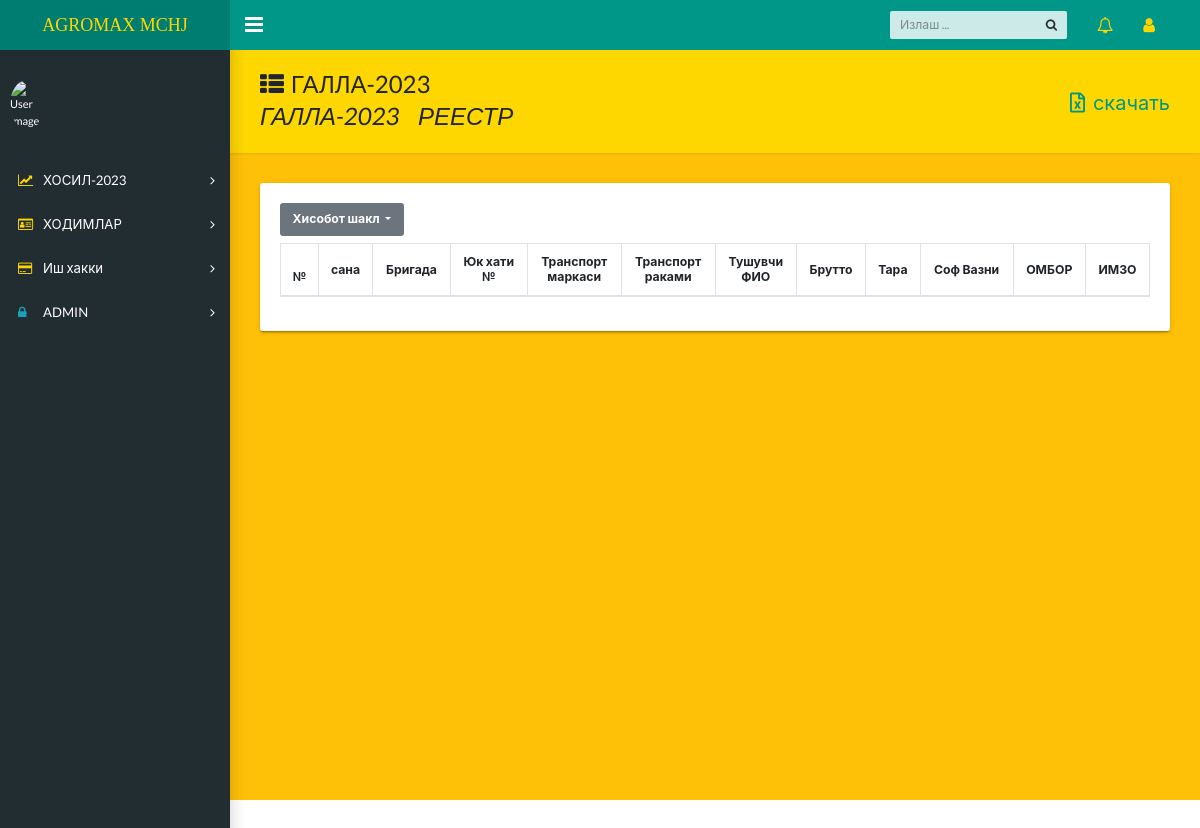
Page /way/ on the earlier database version.
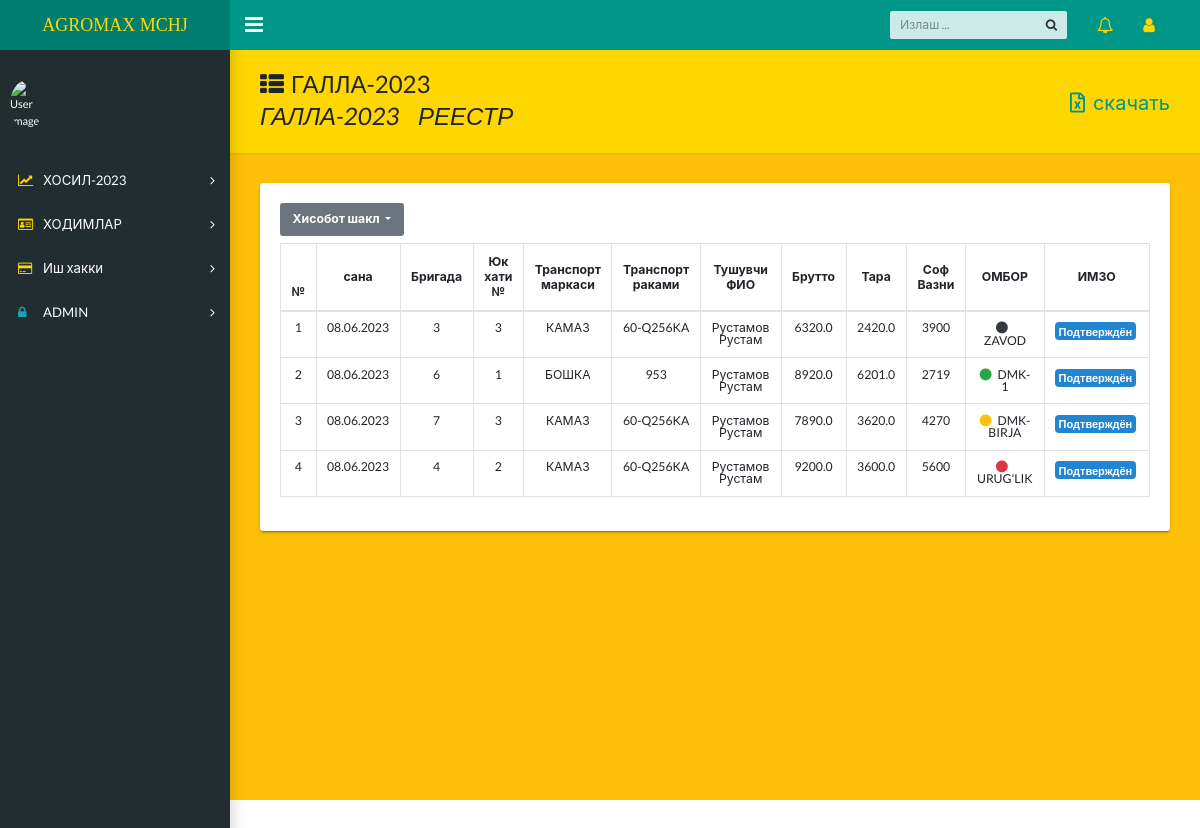
Same page on the later database version.
### homes/models.py (models this page shows, shortened)
class Galla(models.Model):
    sender=models.ForeignKey(User,on_delete=models.CASCADE,null=True,blank=True)
    date=models.DateField()
    brigada=models.ForeignKey('GBrigada',on_delete=models.PROTECT)
    ombor=models.ForeignKey("OmborG",on_delete=models.CASCADE)
    yuk_num=models.CharField(max_length=3)
    tr_marka=models.CharField(max_length=20,choices=tr_marka)
    tr_num=models.CharField(max_length=20)
    tr_name=models.CharField(max_length=30)
    imzo=models.BooleanField(default=False)
    brutto=models.FloatField(null=True,blank=True)
    tara=models.FloatField(null=True,blank=True)
    sofVazn=models.IntegerField(blank=True,null=True,default=0)

### login/views.py (the view)
# urls.py: path('way/',way,name='way'),
def way(request):
    res=Galla.objects.filter(imzo=True).order_by('-id').values('date','brigada','brutto','tara','ombor__name','yuk_num','tr_num','tr_marka','tr_name','imzo','sofVazn')
    context={'res':res}
    return render(request,'homes/restr.html',context)

### templates/homes/restr.html (shortened to what this page needs)
{% extends 'homes/dashboard.html' %}
{% block content %}
<main class="app-content bg-warning">
    <div class="app-title" style="background-color: gold;">
      <div>
        <h1><i class="fa fa-th-list pr-2"></i>ГАЛЛА-2023
        <p>ГАЛЛА-2023&nbsp;&nbsp;&nbsp; РЕЕСТР</p>
      </div>
      <div style="float:right ; font-size: 15px;">
        <a href="../../media/xls/new.xlsx" download class="" style="font-size: 20px;"><i class="ui icon file excel outline " ></i>скачать</a>
      </div>
    </div>
    <div class="row" >
      <div class="col-md-12">
        <div class="tile" >
          <div class="tile-body">
            <div class="table-responsive">
                {% include 'homes/reestr-inc.html' %}
              </div>
          </div>
        </div>
      </div>
    </div>
  </main>
{% endblock %}

### templates/homes/reestr-inc.html
{% include 'homes/dropdown.html' %}
<table class="table table-bordered" style="line-height:12px ;">
    <thead class="text-center" style="font-weight:900 ; line-height: 15px;">
    <tr >
        <th>№</th>
        <th class="align-middle">сана</th>
        <th class="align-middle">Бригада</th>
        <th class="align-middle">Юк хати <br> №</th>
        <th class="align-middle">Транспорт <br> маркаси</th>
        <th class="align-middle">Транспорт <br> раками</th>
        <th class="align-middle">Тушувчи <br>ФИО</th>
        <th class="align-middle">Брутто</th>
        <th class="align-middle">Тара</th>
        <th scope="col"  class="align-middle">Соф Вазни</th>
        <th class="align-middle">ОМБОР</th>
        <th class="align-middle">ИМЗО</th>
    </tr>
    </thead>
    <tbody class="text-center">
    {% for i in res %}
    <tr>
        <td>{{forloop.counter}}</td>
        <td>{{i.date|date:"d.m.Y"}}</td>
        <td>{{i.brigada}}</td>
        <td>{{i.yuk_num}}</td>
        <td>{{i.tr_marka}}</td>
        <td>{{i.tr_num}}</td>
        <td>{{i.tr_name}}</td>
        <td>{{i.brutto|default_if_none:"0"}}</td>
        <td>{{i.tara|default_if_none:"0"}}</td>
        <td>{{i.sofVazn|default_if_none:"0"}}</td>
        {% if i.ombor__name == 'DMK-1' %}
        <td><i class="circle icon text-success pr-2 "></i>{{i.ombor__name}}</td>
        {% elif i.ombor__name == 'DMK-BIRJA'  %}
        <td><i class="circle icon text-warning pr-2 "></i>{{i.ombor__name}}</td>
        {% elif i.ombor__name == "URUG'LIK" %}
        <td><i class="circle icon text-danger pr-2 "></i>{{i.ombor__name}}</td>
        {% elif i.ombor__name == "ZAVOD" %}
        <td><i class="circle icon text-dark pr-2 "></i>{{i.ombor__name}}</td>
        {% endif %}
        {% if i.imzo %}
        <td class="text-center"><button class="ui primary button mini p-1">Подтверждён</button></td>
        {% else %}
        <td class="text-center"><button class="ui red button mini p-1">Ожидает</button></td>
        {% endif %}
    </tr>
    {% endfor %}
    </tbody>
  </table>

Differences in the rows shown:
added Galla: date "08.06.2023", brigada "3", yuk_num "3", tr_marka "КАМАЗ", tr_num "60-Q256KA", tr_name "Рустамов Рустам", brutto "6320.0", tara "2420.0", sofVazn "3900", ombor__name "ZAVOD"
added Galla: date "08.06.2023", brigada "6", yuk_num "1", tr_marka "БОШКА", tr_num "953", tr_name "Рустамов Рустам", brutto "8920.0", tara "6201.0", sofVazn "2719", ombor__name "DMK-1"
added Galla: date "08.06.2023", brigada "7", yuk_num "3", tr_marka "КАМАЗ", tr_num "60-Q256KA", tr_name "Рустамов Рустам", brutto "7890.0", tara "3620.0", sofVazn "4270", ombor__name "DMK-BIRJA"
added Galla: date "08.06.2023", brigada "4", yuk_num "2", tr_marka "КАМАЗ", tr_num "60-Q256KA", tr_name "Рустамов Рустам", brutto "9200.0", tara "3600.0", sofVazn "5600", ombor__name "URUG'LIK"
